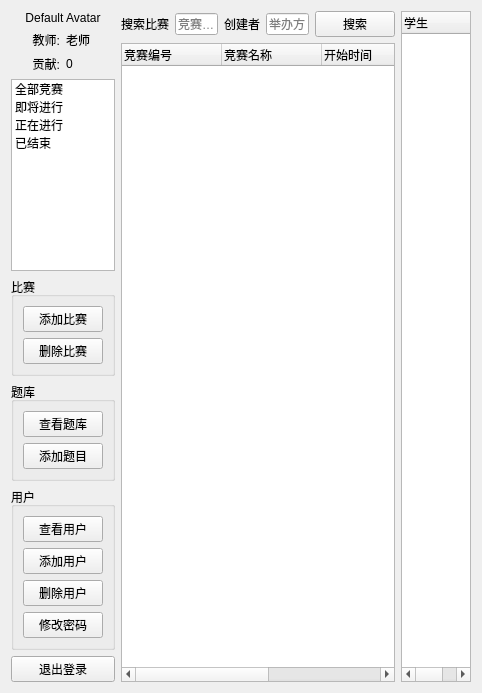
<?xml version="1.0" encoding="UTF-8"?>
<ui version="4.0">
 <class>HomeWidget</class>
 <widget class="QWidget" name="HomeWidget">
  <property name="geometry">
   <rect>
    <x>0</x>
    <y>0</y>
    <width>482</width>
    <height>535</height>
   </rect>
  </property>
  <property name="windowTitle">
   <string>Form</string>
  </property>
  <layout class="QHBoxLayout" name="horizontalLayout" stretch="1,7,1">
   <item>
    <layout class="QVBoxLayout" name="verticalLayout">
     <item>
      <widget class="QLabel" name="avatarLabel">
       <property name="text">
        <string>Default Avatar</string>
       </property>
       <property name="alignment">
        <set>Qt::AlignmentFlag::AlignCenter</set>
       </property>
      </widget>
     </item>
     <item>
      <layout class="QHBoxLayout" name="horizontalLayout_2">
       <item>
        <widget class="QLabel" name="teacherTip">
         <property name="text">
          <string>教师:</string>
         </property>
         <property name="alignment">
          <set>Qt::AlignmentFlag::AlignRight|Qt::AlignmentFlag::AlignTrailing|Qt::AlignmentFlag::AlignVCenter</set>
         </property>
        </widget>
       </item>
       <item>
        <widget class="QLabel" name="teacherLabel">
         <property name="text">
          <string>老师</string>
         </property>
        </widget>
       </item>
      </layout>
     </item>
     <item>
      <layout class="QHBoxLayout" name="horizontalLayout_3">
       <item>
        <widget class="QLabel" name="contributeTip">
         <property name="text">
          <string>贡献:</string>
         </property>
         <property name="alignment">
          <set>Qt::AlignmentFlag::AlignRight|Qt::AlignmentFlag::AlignTrailing|Qt::AlignmentFlag::AlignVCenter</set>
         </property>
        </widget>
       </item>
       <item>
        <widget class="QLabel" name="contributeLabel">
         <property name="text">
          <string>0</string>
         </property>
        </widget>
       </item>
      </layout>
     </item>
     <item>
      <widget class="QListWidget" name="contestModeList">
       <property name="sizePolicy">
        <sizepolicy hsizetype="Expanding" vsizetype="Fixed">
         <horstretch>0</horstretch>
         <verstretch>0</verstretch>
        </sizepolicy>
       </property>
       <item>
        <property name="text">
         <string>全部竞赛</string>
        </property>
       </item>
       <item>
        <property name="text">
         <string>即将进行</string>
        </property>
       </item>
       <item>
        <property name="text">
         <string>正在进行</string>
        </property>
       </item>
       <item>
        <property name="text">
         <string>已结束</string>
        </property>
       </item>
      </widget>
     </item>
     <item>
      <widget class="QGroupBox" name="contestBox">
       <property name="title">
        <string>比赛</string>
       </property>
       <layout class="QVBoxLayout" name="verticalLayout_2">
        <item>
         <widget class="QPushButton" name="addContestBtn">
          <property name="text">
           <string>添加比赛</string>
          </property>
         </widget>
        </item>
        <item>
         <widget class="QPushButton" name="deleteContestBtn">
          <property name="text">
           <string>删除比赛</string>
          </property>
         </widget>
        </item>
       </layout>
      </widget>
     </item>
     <item>
      <widget class="QGroupBox" name="problemsetBox">
       <property name="title">
        <string>题库</string>
       </property>
       <layout class="QVBoxLayout" name="verticalLayout_3">
        <item>
         <widget class="QPushButton" name="viewProblemsetBtn">
          <property name="text">
           <string>查看题库</string>
          </property>
         </widget>
        </item>
        <item>
         <widget class="QPushButton" name="addProblemBtn">
          <property name="text">
           <string>添加题目</string>
          </property>
         </widget>
        </item>
       </layout>
      </widget>
     </item>
     <item>
      <widget class="QGroupBox" name="groupBox">
       <property name="title">
        <string>用户</string>
       </property>
       <layout class="QVBoxLayout" name="verticalLayout_5">
        <item>
         <widget class="QPushButton" name="viewAccountBtn">
          <property name="text">
           <string>查看用户</string>
          </property>
         </widget>
        </item>
        <item>
         <widget class="QPushButton" name="addAccountBtn">
          <property name="text">
           <string>添加用户</string>
          </property>
         </widget>
        </item>
        <item>
         <widget class="QPushButton" name="deleteAcountBtn">
          <property name="text">
           <string>删除用户</string>
          </property>
         </widget>
        </item>
        <item>
         <widget class="QPushButton" name="changeCodeBtn">
          <property name="text">
           <string>修改密码</string>
          </property>
         </widget>
        </item>
       </layout>
      </widget>
     </item>
     <item>
      <widget class="QPushButton" name="quitBtn">
       <property name="text">
        <string>退出登录</string>
       </property>
      </widget>
     </item>
     <item>
      <spacer name="verticalSpacer">
       <property name="orientation">
        <enum>Qt::Orientation::Vertical</enum>
       </property>
       <property name="sizeHint" stdset="0">
        <size>
         <width>20</width>
         <height>40</height>
        </size>
       </property>
      </spacer>
     </item>
    </layout>
   </item>
   <item>
    <layout class="QVBoxLayout" name="verticalLayout_4" stretch="0,0">
     <item>
      <layout class="QHBoxLayout" name="horizontalLayout_5">
       <item>
        <widget class="QLabel" name="searchTip">
         <property name="text">
          <string>搜索比赛</string>
         </property>
        </widget>
       </item>
       <item>
        <widget class="QLineEdit" name="searchContestEdit">
         <property name="placeholderText">
          <string>竞赛名称</string>
         </property>
        </widget>
       </item>
       <item>
        <widget class="QLabel" name="creatorTip">
         <property name="text">
          <string>创建者</string>
         </property>
        </widget>
       </item>
       <item>
        <widget class="QLineEdit" name="creatorEdit">
         <property name="placeholderText">
          <string>举办方</string>
         </property>
        </widget>
       </item>
       <item>
        <widget class="QPushButton" name="filterBtn">
         <property name="text">
          <string>搜索</string>
         </property>
        </widget>
       </item>
      </layout>
     </item>
     <item>
      <widget class="QTreeWidget" name="contestTree">
       <column>
        <property name="text">
         <string>竞赛编号</string>
        </property>
       </column>
       <column>
        <property name="text">
         <string>竞赛名称</string>
        </property>
       </column>
       <column>
        <property name="text">
         <string>开始时间</string>
        </property>
       </column>
       <column>
        <property name="text">
         <string>竞赛时长</string>
        </property>
       </column>
       <column>
        <property name="text">
         <string>举办方</string>
        </property>
       </column>
      </widget>
     </item>
    </layout>
   </item>
   <item>
    <widget class="QTreeWidget" name="onlineTree">
     <property name="sizePolicy">
      <sizepolicy hsizetype="Expanding" vsizetype="Expanding">
       <horstretch>0</horstretch>
       <verstretch>0</verstretch>
      </sizepolicy>
     </property>
     <column>
      <property name="text">
       <string>学生</string>
      </property>
     </column>
     <column>
      <property name="text">
       <string>状态</string>
      </property>
     </column>
     <column>
      <property name="text">
       <string>IP</string>
      </property>
     </column>
    </widget>
   </item>
  </layout>
 </widget>
 <resources/>
 <connections/>
</ui>
